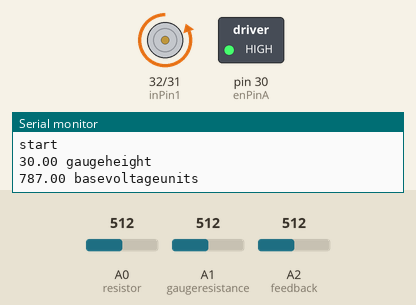
The sketch below on a simulated Arduino Mega 2560, built with avr-gcc and run on an emulated ATmega2560. Shown: motor-driver pin pairs drawn as motors (green arrow = first pin HIGH = forward, orange = second pin HIGH = backward, longer = more drive), switched loads named in the sketch (green lamp = pin HIGH), the last lines printed to the serial monitor. The test bench sets the inputs (shaded band); at power-on: A2 (feedback) = 512, A0 (resistor) = 512, A1 (gaugeresistance) = 512.

Above: at 0.8 s.
0.9 s: A2 (feedback) set to 776
2.4 s: A2 (feedback) set to 801
At 3.1 s:
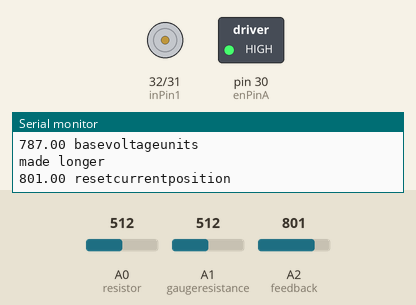
5.4 s: A2 (feedback) set to 751
6.9 s: A2 (feedback) set to 724
At 9.7 s:
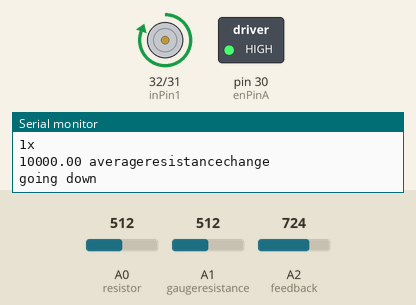
9.9 s: A2 (feedback) set to 716
At 11.2 s:
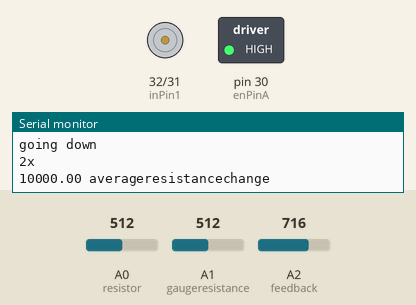
Timing chart, 0 to 13.4 s (numbered marks = the images above; inputs shaded):
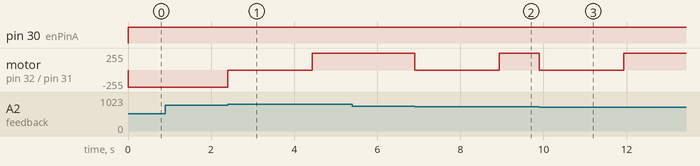

The sketch:

Siemens_Code_Tester.ino
```cpp
/*

  digitalWrite(inPin1, LOW);   //make longer
  digitalWrite(inPin2, HIGH);

  digitalWrite(inPin1, HIGH);  //make shorter
  digitalWrite(inPin2, LOW);

*/

//Declare L298N Dual H-Bridge Motor Controller
int inPin1 = 32;
int inPin2 = 31;
int enPinA = 30;
int feedback = 2;
int val = 0;

int resistor = 0;
int gaugeresistance = 1;


// Define variables globally
double gaugelength = 6.5; //add .5 to gauge length to account for extra length of actuator pulling point
double gaugeheight = 0; // calculates height of gauge needed
double pi = 3.14159;
double newlengthpull = 0; //length to which actuator needs to pull (in voltage units)
double angle = 0;  // current angle at which the gauge is at
double newangle = 0;  //angle at which the gauge needs to be pulled to
double voltageunits = 0;  //voltage units of length at which the gauge needs to be pulled
double currentposition = 0; // position it is at currently (in voltage units)
double actuatorbaseheight = 0; // baseheight of actuator
double basevoltageunits = 0; //voltage unit conversion of baseheight of actuator
double resistorvalue = 0; //resistorvalue that is measured
double gaugevalue = 0; //gauge value that is measured
double actuatorlength = 0; //actuatorlength to be printed to array
double resistancechange = 0; //change in resistance that is printed to array
double averageresistancechange = 0; // average resistance change
double data[100][2]; //make starting array
int x = 0;
//73.345x + 28.464
//74.098x + 31.106
//0.0135x - 0.4129

//--------------------------------------------------------------------------------------------

void reset(){
  actuatorbaseheight = gaugeheight - 19.8;
  basevoltageunits = round(74.098 * actuatorbaseheight + 31.106);
  Serial.println((String)basevoltageunits + " basevoltageunits");
  currentposition = analogRead(feedback);
  if (currentposition == basevoltageunits){
    digitalWrite(inPin1, LOW);
    digitalWrite(inPin2, LOW);
    Serial.println("perfect");
  }
  else if (currentposition > basevoltageunits){
    do{
      digitalWrite(inPin1, HIGH); //make shorter
      digitalWrite(inPin2, LOW);
      currentposition = analogRead(feedback);
    } while (currentposition > basevoltageunits);
    digitalWrite(inPin1, LOW);
    Serial.println("made shorter");
  }
  else if (currentposition < basevoltageunits){
    do{
      digitalWrite(inPin1, LOW); //make longer
      digitalWrite(inPin2, HIGH);
      currentposition = analogRead(feedback);
    } while (currentposition < basevoltageunits);
    digitalWrite(inPin2, LOW);
    Serial.println("made longer");
  }
  currentposition = analogRead(feedback);
  Serial.println((String)currentposition + " resetcurrentposition");
  savevalues();
}


void angletolength(){
  newangle = angle * pi / 180;    //radian converter
  newlengthpull = gaugelength * tan(newangle);
}

void lengthtovoltageunits(){
  voltageunits = 74.098 * newlengthpull + 31.106;

}

void resistancecalc(){
  resistorvalue = analogRead(resistor);
  gaugevalue = analogRead(gaugeresistance);
  resistancechange = 10000 * gaugevalue / ((resistorvalue * 2) - gaugevalue);
}
void savevalues(){
  delay(1000);
  Serial.println((String)x + "x");
  double total = 0;
  for (int i = 0; i < 100; i++){
    resistancecalc();
    total += resistancechange;
  }
  averageresistancechange = total/100;
  Serial.println((String)averageresistancechange + " averageresistancechange");
  data[x][1] = averageresistancechange;//writing values into array
  //actuatorlength = 0.0135 * currentposition - 0.4129;
  data[x][0] = angle; //writing values into array
  x += 1;
}
void goingup(){
  Serial.println((String)x + "x");
  data[x][1] = -5;
  data[x][0] = -5;
  x += 1;
}


void downanglecalculator(){
  angle += 2;
  angletolength();
  lengthtovoltageunits();
  voltageunits = basevoltageunits - round(voltageunits);
  retract();

}
void retract(){
  currentposition = analogRead(feedback);
  do{
      digitalWrite(inPin1, HIGH); //make shorter
      digitalWrite(inPin2, LOW);
      currentposition = analogRead(feedback);
    } while (currentposition > voltageunits);
  digitalWrite(inPin1, LOW);
  savevalues();
  delay(1000);
}


void upanglecalculator(){
  angle -= 2;
  angletolength();
  lengthtovoltageunits();
  voltageunits = basevoltageunits - round(voltageunits);
  extend();
}
void extend(){
  currentposition = analogRead(feedback);
  do{
     digitalWrite(inPin1, LOW); //make longer
     digitalWrite(inPin2, HIGH);
     currentposition = analogRead(feedback);
    } while (currentposition < voltageunits);
  digitalWrite(inPin2, LOW);
  savevalues();
  delay(1000);
}


//--------------------------------------------------------------------------------------------

void setup() {
  Serial.begin(115200);
  Serial.println("start");

  //Define L298N Dual H-Bridge Motor Controller Pins
  pinMode(inPin1, OUTPUT); //if high, shorter
  pinMode(inPin2, OUTPUT); //if high, longer
  pinMode(enPinA, OUTPUT);

  digitalWrite(enPinA, HIGH); // enabling all pins
  digitalWrite(inPin1, LOW);  // turning off all pins for now
  digitalWrite(inPin2, LOW);

  analogReference(EXTERNAL); //defining analog pins for resistance change

  gaugeheight = ceil(gaugelength * tan(pi/3) + 18); //calibrated gaugeheight with actuator
  //the plus value doesnt matter as long as it works and goes all the way down
  Serial.println((String)gaugeheight + " gaugeheight");


  for (int i = 0; i < 100; i++){
    for (int j = 0; j < 2; j++){
      data[i][j] = -1 ;
    }
  }


  currentposition = analogRead(feedback);  // read the value from the sensor:
  reset();  // go to angle 0
  currentposition = analogRead(feedback);
  Serial.println(currentposition);
  delay(1000);


  do {
    Serial.println("going down");
    downanglecalculator();
  } while (angle != 20);
  delay(1000);

  goingup(); //to separate going down values to going up values
  savevalues(); //second reading of bottom value for comparison
  do {
    Serial.println("going up");
    upanglecalculator();
  } while (angle != 0);
  delay(1000);


  currentposition = analogRead(feedback);
  Serial.println((String)currentposition + " finalposition");


  Serial.println("Printing values-----------------------------");


  Serial.println("angle");
  for(int i = 0; i < sizeof(data); i++){ //printing values of array, actuatorlength
    if(data[i][0] == -1) break;
    Serial.println(data[i][0]);
  }

  Serial.println("ohm value");
  for(int i = 0; i < sizeof(data); i++){  //printing values of array, resistancechange
    if(data[i][1] == -1) break;
    Serial.println(data[i][1]);
  }

  Serial.println("done");
  digitalWrite(enPinA, LOW);

}


void loop(){

}
```

Measured:
- the behaviour switches between 786 and 787 on A2 (feedback) (found by bisection; images 0 and 1)
- the behaviour switches between 740 and 739 on A2 (feedback) (found by bisection; images 1 and 2)
- after the input at 0.9 s, every drawn part: stays the same
- after the input at 2.4 s, motor on pin 32 (inPin1) / pin 31 (inPin2): backward 255/255 → stopped at once, → forward 255/255 2.0 s later
- after the input at 5.4 s, every drawn part: stays the same
- after the input at 6.9 s, motor on pin 32 (inPin1) / pin 31 (inPin2): forward 255/255 → stopped at once, → forward 255/255 2.0 s later
- after the input at 9.9 s, motor on pin 32 (inPin1) / pin 31 (inPin2): forward 255/255 → stopped at once, → forward 255/255 2.0 s later
